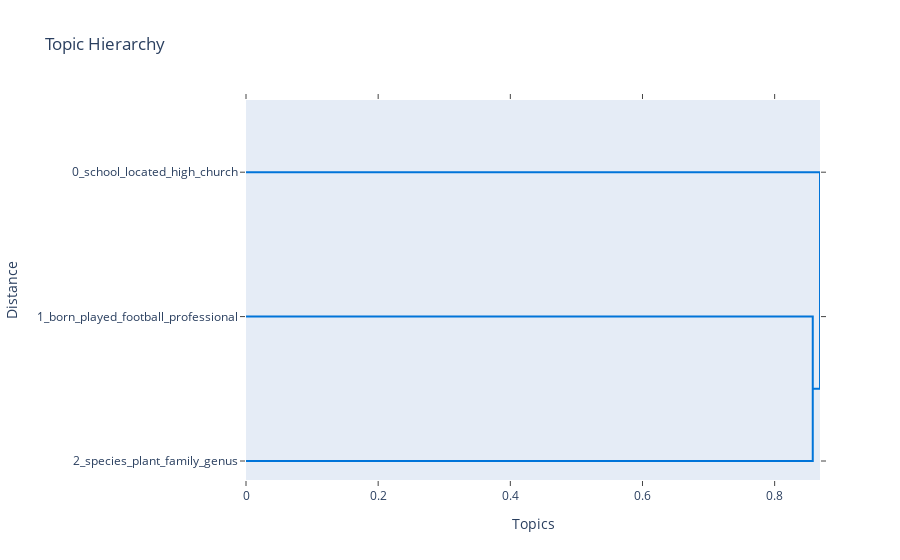

Notebook cell for this chart:
### Markdown cell above
### Visualize Topic Hierarchy

Let's explore the discovered topic structure using a dendrogram or hierarchy plot. Nothing much to see though--just three very different topics!

### Code cell
itm.visualize_hierarchy(similarity='embedding')

### Figure 1 — Plotly figure (JSON) as saved in the notebook; plotly's stock layout.template omitted (floating-point values rounded to 4 significant figures)
{"data": [{"hoverinfo": "text", "marker": {"color": "rgb(0,116,217)"}, "mode": "lines", "type": "scatter", "x": [0.0, 0.8577, 0.8577, 0.0], "xaxis": "x", "y": [-15.0, -15.0, -25.0, -25.0], "yaxis": "y"}, {"hoverinfo": "text", "marker": {"color": "rgb(0,116,217)"}, "mode": "lines", "type": "scatter", "x": [0.0, 0.8686, 0.8686, 0.8577], "xaxis": "x", "y": [-5.0, -5.0, -20.0, -20.0], "yaxis": "y"}], "layout": {"autosize": false, "height": null, "hovermode": "closest", "showlegend": false, "title": {"text": "Topic Hierarchy"}, "width": null, "xaxis": {"mirror": "allticks", "rangemode": "tozero", "showgrid": false, "showline": true, "showticklabels": true, "ticks": "outside", "title": {"text": "Topics"}, "type": "linear", "zeroline": false}, "yaxis": {"mirror": "allticks", "rangemode": "tozero", "showgrid": false, "showline": true, "showticklabels": true, "tickmode": "array", "ticks": "outside", "ticktext": ["0_school_located_high_church", "1_born_played_football_professional", "2_species_plant_family_genus"], "tickvals": [-5, -15, -25], "title": {"text": "Distance"}, "type": "linear", "zeroline": false}}}
